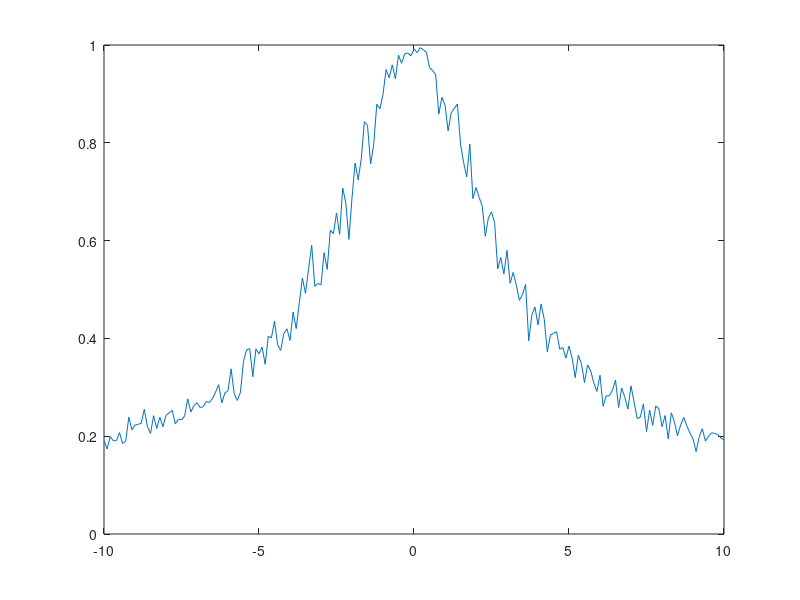

MATLAB code to generate this figure:

x =-10:.1:10
llss = [];
llts = [];

for shift=x
    d1 = randn([1 50]);
    d2 = randn([1 50]) + shift;
    
    m1 = mean(d1);
    m2 = mean(d2);
    std1 = std(d1);
    std2 = std(d2);

    dt = [d1 d2];
    dt = dt(:);
    mt = mean(dt);
    stdt = std(dt);

    llss = [llss sum((-(m1-d1).^2)./std1)+sum((-(m2-d2).^2)./std2)];

    llts = [llts sum((-(mt-dt).^2)./stdt)];
end

plot(x,llss./llts);

